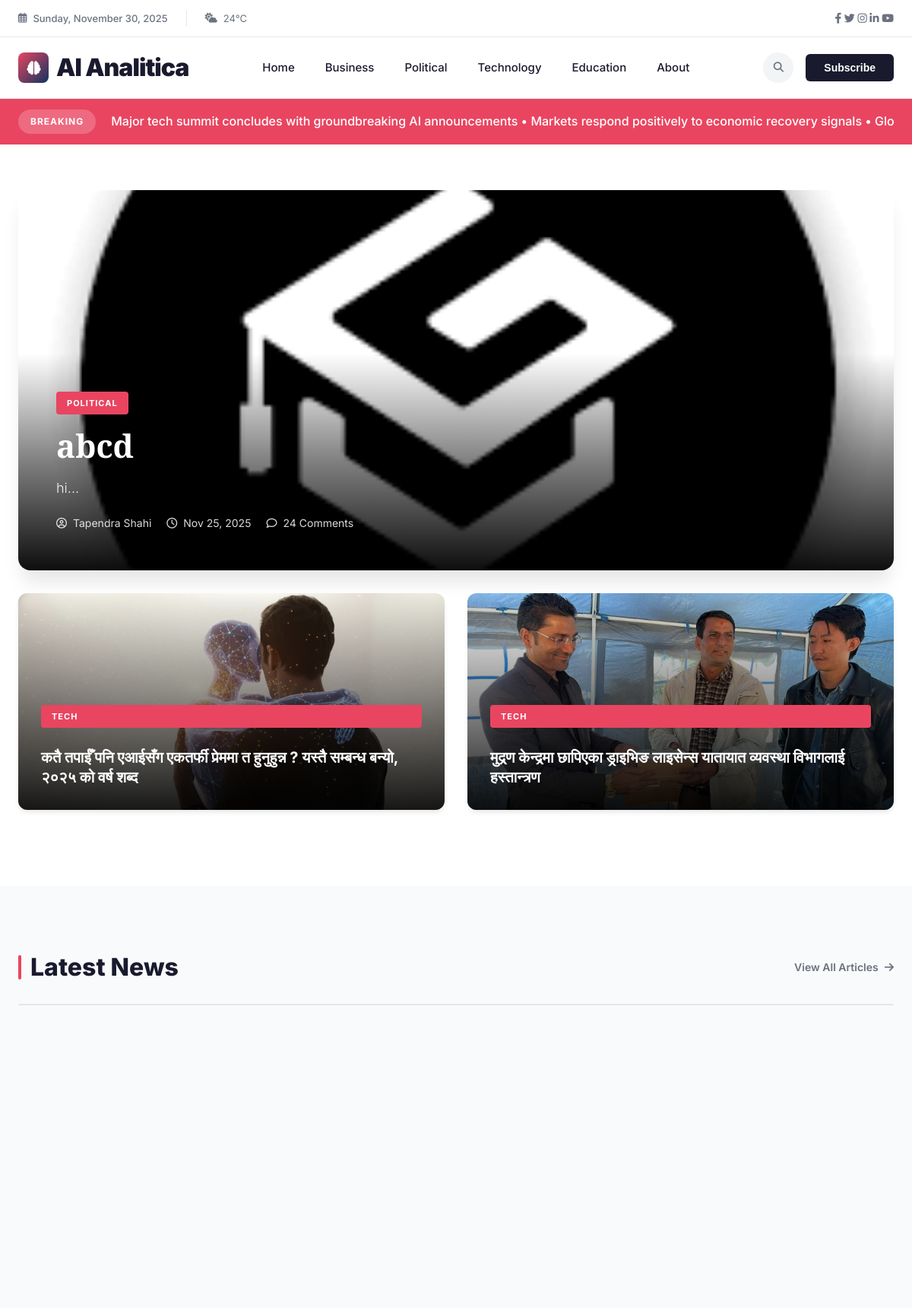
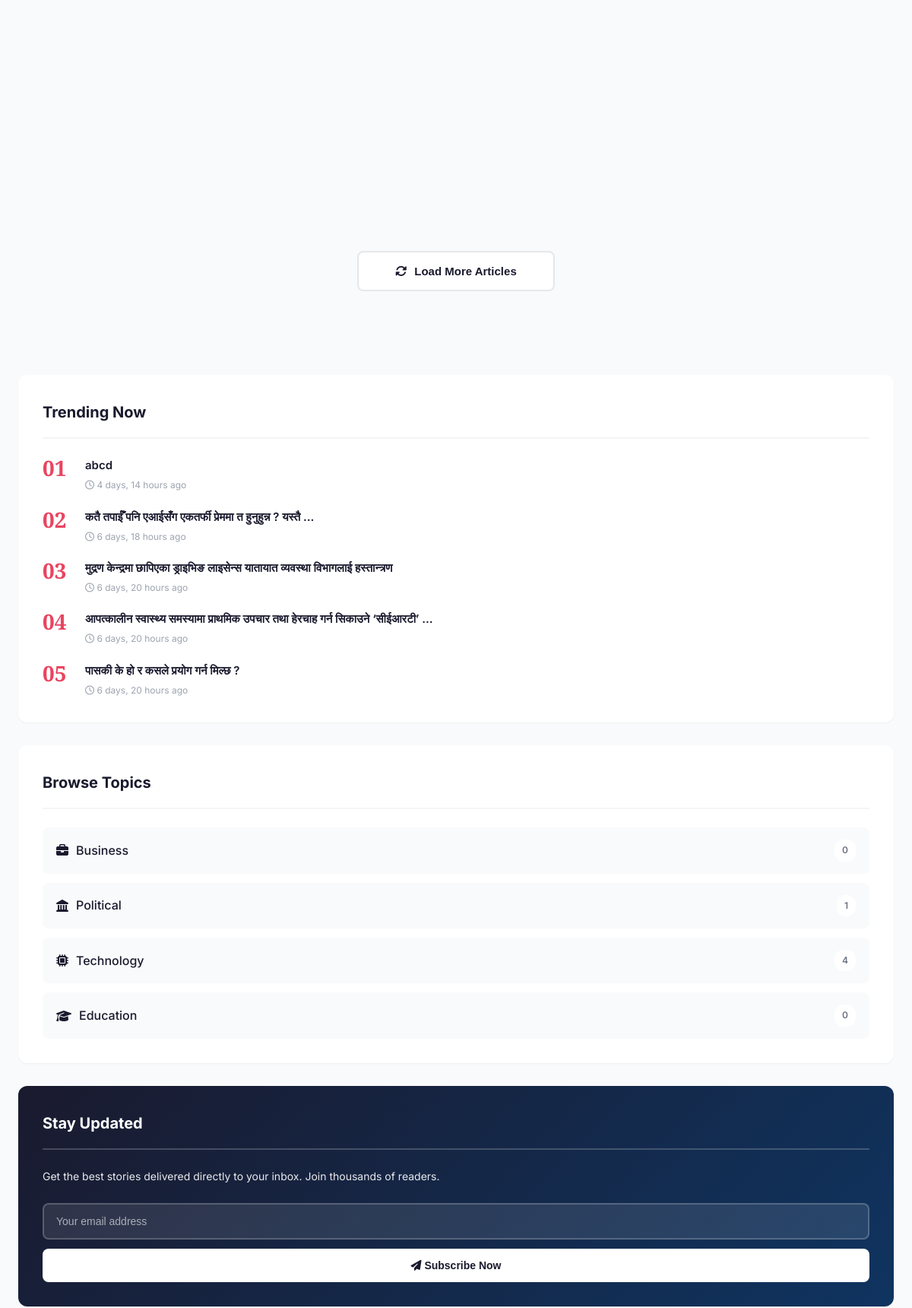
The page / (upper part) on the database its author committed (2 pictures, top to bottom).
### news/models.py (models this page shows, shortened)
class News(models.Model):
    CATEGORY_CHOICES = [
        ('business', 'Business'),
        ('political', 'Political'),
        ('tech', 'Tech'),
        ('education', 'Education'),
    ]
    title = models.CharField(max_length=255)
    content = models.TextField()
    category = models.CharField(max_length=50, choices=CATEGORY_CHOICES, default='business')
    author = models.ForeignKey(TeamMember, on_delete=models.SET_NULL, null=True, blank=True, related_name='articles', help_text="Select the author from team members")
    created_at = models.DateTimeField(auto_now_add=True)
    updated_at = models.DateTimeField(auto_now=True)
    image = models.ImageField(upload_to='news_images/', blank=True, null=True)

class TeamMember(models.Model):
    ROLE_CHOICES = [
        ('editor_in_chief', 'Editor-in-Chief'),
        ('tech_editor', 'Tech Editor'),
        ('political_analyst', 'Political Analyst'),
        ('business_reporter', 'Business Reporter'),
        ('sports_reporter', 'Sports Reporter'),
        ('senior_editor', 'Senior Editor'),
        ('staff_writer', 'Staff Writer'),
        ('photographer', 'Photographer'),
        ('video_journalist', 'Video Journalist'),
    ]
    name = models.CharField(max_length=255)
    role = models.CharField(max_length=50, choices=ROLE_CHOICES)
    bio = models.TextField(blank=True, help_text="Brief biography of the team member")
    photo = models.ImageField(upload_to='team_photos/', blank=True, null=True, help_text="Professional headshot")
    email = models.EmailField(blank=True, help_text="Professional email address")
    twitter_url = models.URLField(blank=True, help_text="Twitter profile URL")
    linkedin_url = models.URLField(blank=True, help_text="LinkedIn profile URL")
    is_active = models.BooleanField(default=True, help_text="Is this team member currently active?")
    order = models.IntegerField(default=0, help_text="Display order (lower numbers appear first)")
    joined_date = models.DateField(auto_now_add=True)
    class Meta:
        ordering = ['order', 'name']
        verbose_name = 'Team Member'
        verbose_name_plural = 'Team Members'

### news/views.py (the view)
# urls.py: path('', views.home, name='home'),
def home(request):
    latest_news = News.objects.order_by('-created_at')[:15]
    category_counts = News.objects.values('category').annotate(count=Count('category'))
    category_dict = {item['category']: item['count'] for item in category_counts}
    context = {
        'latest_news': latest_news,
        'business_count': category_dict.get('business', 0),
        'political_count': category_dict.get('political', 0),
        'tech_count': category_dict.get('tech', 0),
        'education_count': category_dict.get('education', 0),
    }
    return render(request, 'news/home.html', context)

### news/templates/news/home.html (shortened to what this page needs)
<!DOCTYPE html>
<html lang="en">
<head>
    <link rel="stylesheet" href="https://cdnjs.cloudflare.com/ajax/libs/font-awesome/6.4.0/css/all.min.css">
</head>
<body>
<div class="top-bar">
    <div class="container">
        <div class="top-bar-content">
            <div class="top-bar-left">
                <div class="top-bar-date">
                    <i class="far fa-calendar-alt"></i>
                    <span id="currentDate"></span>
                </div>
                <div class="weather-widget">
                    <i class="fas fa-cloud-sun"></i>
                    <span>24°C</span>
                </div>
            </div>
            <div class="top-bar-right">
                <div class="social-links">
                    <a href="#" aria-label="Facebook"><i class="fab fa-facebook-f"></i></a>
                    <a href="#" aria-label="Twitter"><i class="fab fa-twitter"></i></a>
                    <a href="#" aria-label="Instagram"><i class="fab fa-instagram"></i></a>
                    <a href="#" aria-label="LinkedIn"><i class="fab fa-linkedin-in"></i></a>
                    <a href="#" aria-label="YouTube"><i class="fab fa-youtube"></i></a>
                </div>
            </div>
        </div>
    </div>
</div>
<nav class="main-nav">
    <div class="container">
        <div class="nav-wrapper">
            <a href="/" class="logo">
                <div class="logo-icon"><i class="fas fa-brain"></i></div>
                <span>AI Analitica</span>
            </a>
            <ul class="nav-menu">
                <li><a href="/">Home</a></li>
                <li><a href="/category/business/">Business</a></li>
                <li><a href="/category/political/">Political</a></li>
                <li><a href="/category/tech/">Technology</a></li>
                <li><a href="/category/education/">Education</a></li>
                <li><a href="/about/">About</a></li>
            </ul>
            <div class="nav-actions">
                <button class="search-trigger" id="searchTrigger" aria-label="Search">
                    <i class="fas fa-search"></i>
                </button>
                <button class="subscribe-btn">Subscribe</button>
            </div>
        </div>
    </div>
</nav>
<div class="breaking-ticker">
    <div class="container">
        <div class="ticker-wrapper">
            <div class="ticker-label">BREAKING</div>
            <div class="ticker-content">
                <div class="ticker-text">
                    Major tech summit concludes with groundbreaking AI announcements • Markets respond positively to economic recovery signals • Global leaders convene for climate action summit
                </div>
            </div>
        </div>
    </div>
</div>
<section class="hero-section">
    <div class="container-wide">
        <div class="hero-grid">
            {% if latest_news %}
            <article class="hero-main">
                {% if latest_news.0.image %}
                    <img src="{{ latest_news.0.image.url }}" alt="{{ latest_news.0.title }}">
                {% else %}
                    <img src="https://images.unsplash.com/photo-1504711434969-e33886168f5c?w=1200&h=600&fit=crop" alt="{{ latest_news.0.title }}">
                {% endif %}
                <div class="hero-overlay">
                    <span class="hero-category">{{ latest_news.0.get_category_display|upper }}</span>
                    <h2 class="hero-title serif">
                        <a href="{% url 'news:news_detail' latest_news.0.pk %}" style="color: white; text-decoration: none;">
                            {{ latest_news.0.title }}
                        </a>
                    </h2>
                    <p class="hero-excerpt">{{ latest_news.0.content|slice:":180" }}...</p>
                    <div class="hero-meta">
                        <div class="hero-meta-item">
                            <i class="far fa-user-circle"></i>
                            <span>{% if latest_news.0.author %}{{ latest_news.0.author.name }}{% else %}Editorial Team{% endif %}</span>
                        </div>
                        <div class="hero-meta-item">
                            <i class="far fa-clock"></i>
                            <span>{{ latest_news.0.created_at|date:"M d, Y" }}</span>
                        </div>
                        <div class="hero-meta-item">
                            <i class="far fa-comment"></i>
                            <span>24 Comments</span>
                        </div>
                    </div>
                </div>
            </article>
            <div class="hero-secondary">
                {% if latest_news|length > 1 %}
                <article class="secondary-card">
                    {% if latest_news.1.image %}
                        <img src="{{ latest_news.1.image.url }}" alt="{{ latest_news.1.title }}">
                    {% else %}
                        <img src="https://images.unsplash.com/photo-1526628953301-3e589a6a8b74?w=500&h=300&fit=crop" alt="{{ latest_news.1.title }}">
                    {% endif %}
                    <div class="secondary-overlay">
                        <span class="hero-category">{{ latest_news.1.get_category_display|upper }}</span>
                        <h3>
                            <a href="{% url 'news:news_detail' latest_news.1.pk %}" style="color: white; text-decoration: none;">
                                {{ latest_news.1.title }}
                            </a>
                        </h3>
                    </div>
                </article>
                {% endif %}
                {% if latest_news|length > 2 %}
                <article class="secondary-card">
                    {% if latest_news.2.image %}
                        <img src="{{ latest_news.2.image.url }}" alt="{{ latest_news.2.title }}">
                    {% else %}
                        <img src="https://images.unsplash.com/photo-1495020689067-958852a7765e?w=500&h=300&fit=crop" alt="{{ latest_news.2.title }}">
                    {% endif %}
                    <div class="secondary-overlay">
                        <span class="hero-category">{{ latest_news.2.get_category_display|upper }}</span>
                        <h3>
                            <a href="{% url 'news:news_detail' latest_news.2.pk %}" style="color: white; text-decoration: none;">
                                {{ latest_news.2.title }}
                            </a>
                        </h3>
                    </div>
                </article>
                {% endif %}
            </div>
            {% endif %}
        </div>
    </div>
</section>
<div class="container">
    <div class="main-layout">
        <main>
            <div class="section-header">
                <h2 class="section-title">Latest News</h2>
                <a href="/news/all/" class="view-all-link">
                    View All Articles <i class="fas fa-arrow-right"></i>
                </a>
            </div>
            <div class="articles-grid">
            </div>
            <div class="load-more-section">
                <button class="load-more-btn">
                    <i class="fas fa-sync-alt"></i>
                    Load More Articles
                </button>
            </div>
        </main>
        <aside class="sidebar">
            <div class="widget">
                <h3 class="widget-header">Trending Now</h3>
                <div class="trending-list">
                    {% for news in latest_news|slice:":5" %}
                    <div class="trending-item">
                        <div class="trending-rank">{{ forloop.counter|stringformat:"02d" }}</div>
                        <div class="trending-info">
                            <h4>
                                <a href="{% url 'news:news_detail' news.pk %}">
                                    {{ news.title|truncatewords:10 }}
                                </a>
                            </h4>
                            <div class="trending-time">
                                <i class="far fa-clock"></i> {{ news.created_at|timesince }} ago
                            </div>
                        </div>
                    </div>
                    {% endfor %}
                </div>
            </div>
            <div class="widget">
                <h3 class="widget-header">Browse Topics</h3>
                <div class="categories-list">
                    <a href="/category/business/" class="category-link">
                        <div class="category-name">
                            <i class="fas fa-briefcase"></i>
                            <span>Business</span>
                        </div>
                        <span class="category-count">{{ business_count }}</span>
                    </a>
                    <a href="/category/political/" class="category-link">
                        <div class="category-name">
                            <i class="fas fa-landmark"></i>
                            <span>Political</span>
                        </div>
                        <span class="category-count">{{ political_count }}</span>
                    </a>
                    <a href="/category/tech/" class="category-link">
                        <div class="category-name">
                            <i class="fas fa-microchip"></i>
                            <span>Technology</span>
                        </div>
                        <span class="category-count">{{ tech_count }}</span>
                    </a>
                    <a href="/category/education/" class="category-link">
                        <div class="category-name">
                            <i class="fas fa-graduation-cap"></i>
                            <span>Education</span>
                        </div>
                        <span class="category-count">{{ education_count }}</span>
                    </a>
                </div>
            </div>
            <div class="widget newsletter-widget">
                <h3 class="widget-header">Stay Updated</h3>
                <p class="newsletter-text">
                    Get the best stories delivered directly to your inbox. Join thousands of readers.
                </p>
                <form class="newsletter-form" id="newsletterForm">
                    <input type="email" placeholder="Your email address" required>
                    <button type="submit">
                        <i class="fas fa-paper-plane"></i> Subscribe Now
                    </button>
                </form>
            </div>
        </aside>
    </div>
</div>
</body>
</html>

### rows shown on the page
News: image (picture), category "POLITICAL", title "abcd", content "hi", author.name "Tapendra Shahi", created_at "Nov 25, 2025", created_at "4 days, 14 hours"
News: image (picture), category "TECH", title "कतै तपाईँ पनि एआईसँग एकतर्फी प्रेममा त हुनुहुन्न ? यस्तै सम्बन्ध बन्यो, २०२५ को वर्ष शब्द", title "कतै तपाईँ पनि एआईसँग एकतर्फी प्रेममा त हुनुहुन्न ? यस्तै …", created_at "6 days, 18 hours"
News: image (picture), category "TECH", title "मुद्रण केन्द्रमा छापिएका ड्राइभिङ लाइसेन्स यातायात व्यवस्था विभागलाई हस्तान्त्रण", created_at "6 days, 20 hours"
News: title "आपत्कालीन स्वास्थ्य समस्यामा प्राथमिक उपचार तथा हेरचाह गर्न सिकाउने ‘सीईआरटी’ …", created_at "6 days, 20 hours"
News: title "पासकी के हो र कसले प्रयोग गर्न मिल्छ ?", created_at "6 days, 20 hours"

### other values the page prints
{{ business_count }} "0"
{{ political_count }} "1"
{{ tech_count }} "4"
{{ education_count }} "0"
